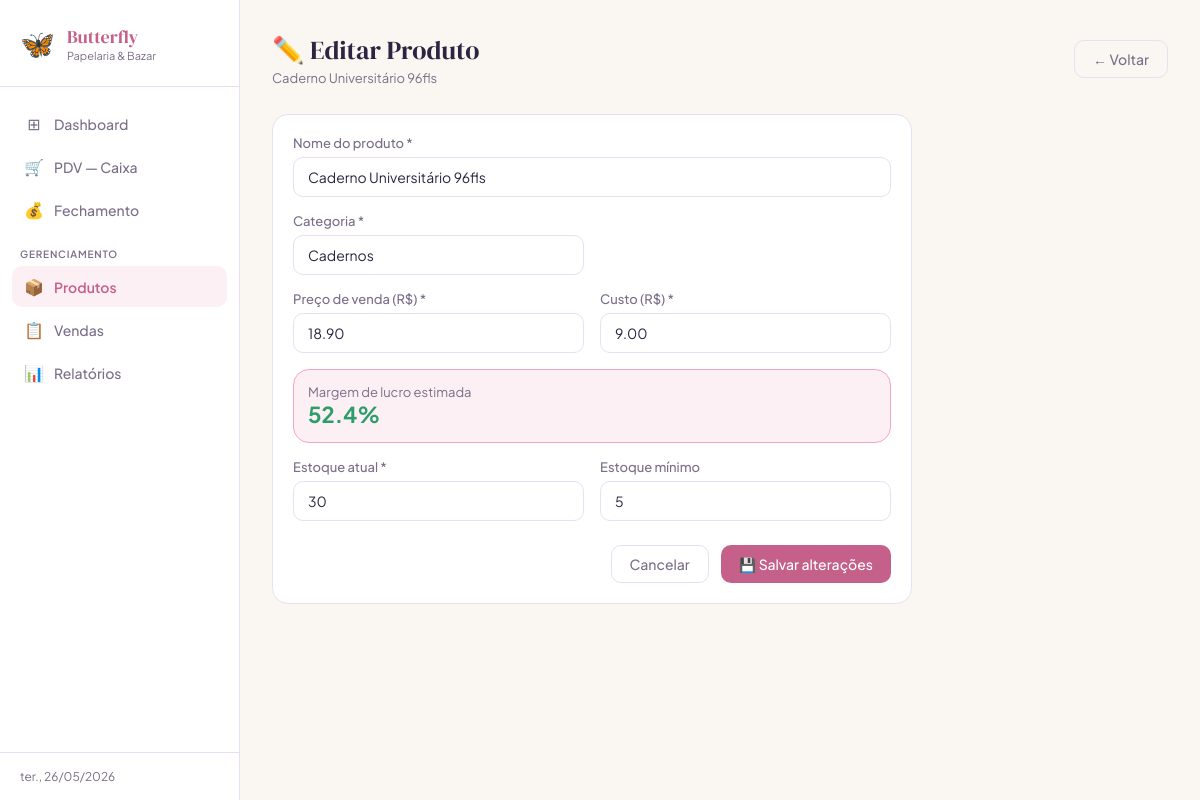
The page /produtos/1/editar on the database its author committed.
### tables this page shows
CREATE TABLE produtos (
            id INTEGER PRIMARY KEY AUTOINCREMENT,
            nome TEXT NOT NULL,
            categoria TEXT NOT NULL,
            preco REAL NOT NULL,
            custo REAL NOT NULL,
            estoque INTEGER NOT NULL DEFAULT 0,
            estoque_minimo INTEGER NOT NULL DEFAULT 5,
            ativo INTEGER NOT NULL DEFAULT 1,
            criado_em TIMESTAMP DEFAULT CURRENT_TIMESTAMP
        );

### app.py (the view, shortened to what this page needs)
@app.route('/produtos/<int:id>/editar', methods=['GET','POST'])
def editar_produto(id):
    conn = get_db()
    produto = conn.execute("SELECT * FROM produtos WHERE id=?", (id,)).fetchone()
    conn.close()
    return render_template('produto_form.html', produto=produto)

### app.py (called while the page is built)
@app.context_processor
def inject_now():
    return {'now': datetime.now()}

def get_db():
    conn = sqlite3.connect(DB)
    conn.row_factory = sqlite3.Row
    return conn

### templates/produto_form.html (shortened to what this page needs)
{% extends 'base.html' %}
{% block content %}
<div class="page-header">
  <div>
    <div class="page-title">{{ '✏️ Editar Produto' if produto else '+ Novo Produto' }}</div>
    <div class="page-sub">{{ produto.nome if produto else 'Preencha os dados do produto' }}</div>
  </div>
  <a href="{{ url_for('produtos') }}" class="btn btn-outline">← Voltar</a>
</div>
<div style="max-width:640px">
  <div class="card">
    <form method="post">
      <div class="form-group">
        <label class="form-label">Nome do produto *</label>
        <input type="text" name="nome" class="form-control" required
          value="{{ produto.nome if produto else '' }}" placeholder="Ex: Caderno Universitário 96fls">
      </div>
      <div class="form-row">
        <div class="form-group">
          <label class="form-label">Categoria *</label>
          <input type="text" name="categoria" class="form-control" required
            value="{{ produto.categoria if produto else '' }}" placeholder="Ex: Cadernos"
            list="categorias-list">
        </div>
      </div>
      <div class="form-row">
        <div class="form-group">
          <label class="form-label">Preço de venda (R$) *</label>
          <input type="number" name="preco" class="form-control" step="0.01" min="0" required
            value="{{ '%.2f'|format(produto.preco) if produto else '' }}" placeholder="0,00"
            oninput="calcMargem()">
        </div>
        <div class="form-group">
          <label class="form-label">Custo (R$) *</label>
          <input type="number" name="custo" class="form-control" step="0.01" min="0" required
            value="{{ '%.2f'|format(produto.custo) if produto else '' }}" placeholder="0,00"
            oninput="calcMargem()">
        </div>
      </div>
      <div class="card" style="background:var(--rosa-claro);border-color:var(--rosa);margin-bottom:16px;padding:14px">
        <div style="font-size:13px;color:var(--texto-muted)">Margem de lucro estimada</div>
        <div style="font-size:22px;font-weight:700;color:var(--rosa-escuro)" id="margemPreview">—</div>
      </div>
      <div class="form-row">
        <div class="form-group">
          <label class="form-label">Estoque atual *</label>
          <input type="number" name="estoque" class="form-control" min="0" required
            value="{{ produto.estoque if produto else 0 }}" placeholder="0">
        </div>
        <div class="form-group">
          <label class="form-label">Estoque mínimo</label>
          <input type="number" name="estoque_minimo" class="form-control" min="0"
            value="{{ produto.estoque_minimo if produto else 5 }}" placeholder="5">
        </div>
      </div>
      <div style="display:flex;gap:12px;justify-content:flex-end;margin-top:8px">
        <a href="{{ url_for('produtos') }}" class="btn btn-outline">Cancelar</a>
        <button type="submit" class="btn btn-primary">
          {{ '💾 Salvar alterações' if produto else '+ Cadastrar produto' }}
        </button>
      </div>
    </form>
  </div>
</div>
{% endblock %}

### static/css/style.css (style rules this page uses)
:root { --rosa: #f4a7c0; --rosa-escuro: #c4608a; --rosa-claro: #fdf0f5; --lilas: #c9b8e8; --lilas-escuro: #7c5cbf; --creme: #faf7f2; --texto: #2c2440; --texto-muted: #7a6e89; --borda: #e8dff0; --branco: #ffffff; --sucesso: #2d9e6b; --aviso: #d48c0a; --erro: #c94040; --sidebar-w: 240px; }
* { box-sizing: border-box; margin: 0; padding: 0; }
body { font-family: 'Plus Jakarta Sans', sans-serif; background: var(--creme); color: var(--texto); display: flex; min-height: 100vh; }
.page-header { display: flex; align-items: center; justify-content: space-between; margin-bottom: 28px; }
.page-title { font-family: 'DM Serif Display', serif; font-size: 26px; color: var(--texto); }
.page-sub { font-size: 13px; color: var(--texto-muted); margin-top: 2px; }
.card { background: var(--branco); border: 1px solid var(--borda); border-radius: 16px; padding: 20px; }
.btn { display: inline-flex; align-items: center; gap: 6px; padding: 9px 18px; border-radius: 10px; border: none; font-family: inherit; font-size: 14px; font-weight: 500; cursor: pointer; transition: all 0.15s; text-decoration: none; }
.btn-primary { background: var(--rosa-escuro); color: white; }
.btn-outline { background: transparent; border: 1px solid var(--borda); color: var(--texto-muted); }
.form-group { margin-bottom: 16px; }
.form-label { display: block; font-size: 13px; font-weight: 500; color: var(--texto-muted); margin-bottom: 6px; }
.form-control { width: 100%; padding: 10px 14px; border: 1px solid var(--borda); border-radius: 10px; font-family: inherit; font-size: 14px; color: var(--texto); background: var(--branco); transition: border-color 0.15s; }
.form-row { display: grid; grid-template-columns: 1fr 1fr; gap: 16px; }

### rows shown on the page
produtos: nome "Caderno Universitário 96fls", categoria "Cadernos", preco "18.90", custo "9.00", estoque "30", estoque_minimo "5"

### other values the page prints
{{ '✏️ Editar Produto' if produto else '+ Novo Produto' }} "✏️ Editar Produto"
{{ '💾 Salvar alterações' if produto else '+ Cadastrar produto' }} "💾 Salvar alterações"
